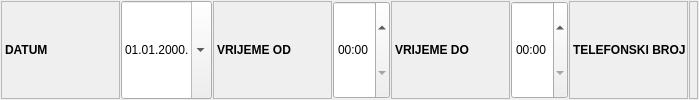
    <widget class="QFrame" name="frame_3">
     <property name="sizePolicy">
      <sizepolicy hsizetype="Preferred" vsizetype="Maximum">
       <horstretch>0</horstretch>
       <verstretch>0</verstretch>
      </sizepolicy>
     </property>
     <property name="frameShape">
      <enum>QFrame::NoFrame</enum>
     </property>
     <property name="frameShadow">
      <enum>QFrame::Raised</enum>
     </property>
     <layout class="QHBoxLayout" name="horizontalLayout_13">
      <property name="spacing">
       <number>1</number>
      </property>
      <property name="leftMargin">
       <number>1</number>
      </property>
      <property name="topMargin">
       <number>1</number>
      </property>
      <property name="rightMargin">
       <number>1</number>
      </property>
      <property name="bottomMargin">
       <number>1</number>
      </property>
      <item>
       <widget class="QLabel" name="lblDatumTitle">
        <property name="sizePolicy">
         <sizepolicy hsizetype="Maximum" vsizetype="Preferred">
          <horstretch>0</horstretch>
          <verstretch>0</verstretch>
         </sizepolicy>
        </property>
        <property name="minimumSize">
         <size>
          <width>119</width>
          <height>27</height>
         </size>
        </property>
        <property name="maximumSize">
         <size>
          <width>119</width>
          <height>16777215</height>
         </size>
        </property>
        <property name="font">
         <font>
          <weight>75</weight>
          <bold>true</bold>
         </font>
        </property>
        <property name="frameShape">
         <enum>QFrame::StyledPanel</enum>
        </property>
        <property name="text">
         <string>DATUM</string>
        </property>
       </widget>
      </item>
      <item>
       <widget class="QDateEdit" name="dateEditDatum">
        <property name="sizePolicy">
         <sizepolicy hsizetype="Minimum" vsizetype="Preferred">
          <horstretch>0</horstretch>
          <verstretch>0</verstretch>
         </sizepolicy>
        </property>
        <property name="maximumSize">
         <size>
          <width>100</width>
          <height>16777215</height>
         </size>
        </property>
        <property name="displayFormat">
         <string>dd.MM.yyyy.</string>
        </property>
        <property name="calendarPopup">
         <bool>true</bool>
        </property>
       </widget>
      </item>
      <item>
       <widget class="QLabel" name="lblKorisnikNazivTitle_3">
        <property name="sizePolicy">
         <sizepolicy hsizetype="Maximum" vsizetype="Preferred">
          <horstretch>0</horstretch>
          <verstretch>0</verstretch>
         </sizepolicy>
        </property>
        <property name="minimumSize">
         <size>
          <width>119</width>
          <height>27</height>
         </size>
        </property>
        <property name="maximumSize">
         <size>
          <width>119</width>
          <height>16777215</height>
         </size>
        </property>
        <property name="font">
         <font>
          <weight>75</weight>
          <bold>true</bold>
         </font>
        </property>
        <property name="frameShape">
         <enum>QFrame::StyledPanel</enum>
        </property>
        <property name="text">
         <string>VRIJEME OD</string>
        </property>
       </widget>
      </item>
      <item>
       <widget class="QDateTimeEdit" name="dateTimeEdit">
        <property name="sizePolicy">
         <sizepolicy hsizetype="Minimum" vsizetype="Preferred">
          <horstretch>0</horstretch>
          <verstretch>0</verstretch>
         </sizepolicy>
        </property>
        <property name="maximumSize">
         <size>
          <width>65</width>
          <height>16777215</height>
         </size>
        </property>
        <property name="displayFormat">
         <string>HH:mm</string>
        </property>
       </widget>
      </item>
      <item>
       <widget class="QLabel" name="lblKorisnikNazivTitle_4">
        <property name="sizePolicy">
         <sizepolicy hsizetype="Maximum" vsizetype="Preferred">
          <horstretch>0</horstretch>
          <verstretch>0</verstretch>
         </sizepolicy>
        </property>
        <property name="minimumSize">
         <size>
          <width>119</width>
          <height>27</height>
         </size>
        </property>
        <property name="maximumSize">
         <size>
          <width>119</width>
          <height>16777215</height>
         </size>
        </property>
        <property name="font">
         <font>
          <weight>75</weight>
          <bold>true</bold>
         </font>
        </property>
        <property name="frameShape">
         <enum>QFrame::StyledPanel</enum>
        </property>
        <property name="text">
         <string>VRIJEME DO</string>
        </property>
       </widget>
      </item>
      <item>
       <widget class="QDateTimeEdit" name="dateTimeEdit_2">
        <property name="sizePolicy">
         <sizepolicy hsizetype="Minimum" vsizetype="Preferred">
          <horstretch>0</horstretch>
          <verstretch>0</verstretch>
         </sizepolicy>
        </property>
        <property name="maximumSize">
         <size>
          <width>65</width>
          <height>16777215</height>
         </size>
        </property>
        <property name="displayFormat">
         <string>HH:mm</string>
        </property>
       </widget>
      </item>
      <item>
       <widget class="QLabel" name="lblTelefonskiBrojTitle">
        <property name="sizePolicy">
         <sizepolicy hsizetype="Maximum" vsizetype="Preferred">
          <horstretch>0</horstretch>
          <verstretch>0</verstretch>
         </sizepolicy>
        </property>
        <property name="minimumSize">
         <size>
          <width>119</width>
          <height>27</height>
         </size>
        </property>
        <property name="maximumSize">
         <size>
          <width>119</width>
          <height>16777215</height>
         </size>
        </property>
        <property name="font">
         <font>
          <weight>75</weight>
          <bold>true</bold>
         </font>
        </property>
        <property name="frameShape">
         <enum>QFrame::StyledPanel</enum>
        </property>
        <property name="text">
         <string>TELEFONSKI BROJ</string>
        </property>
       </widget>
      </item>
      <item>
       <widget class="QLabel" name="lblKorinsikNaziv_2">
        <property name="sizePolicy">
         <sizepolicy hsizetype="Preferred" vsizetype="Preferred">
          <horstretch>0</horstretch>
          <verstretch>0</verstretch>
         </sizepolicy>
        </property>
        <property name="font">
         <font>
          <weight>75</weight>
          <bold>true</bold>
         </font>
        </property>
        <property name="frameShape">
         <enum>QFrame::StyledPanel</enum>
        </property>
        <property name="textInteractionFlags">
         <set>Qt::LinksAccessibleByMouse|Qt::TextSelectableByMouse</set>
        </property>
       </widget>
      </item>
     </layout>
    </widget>
